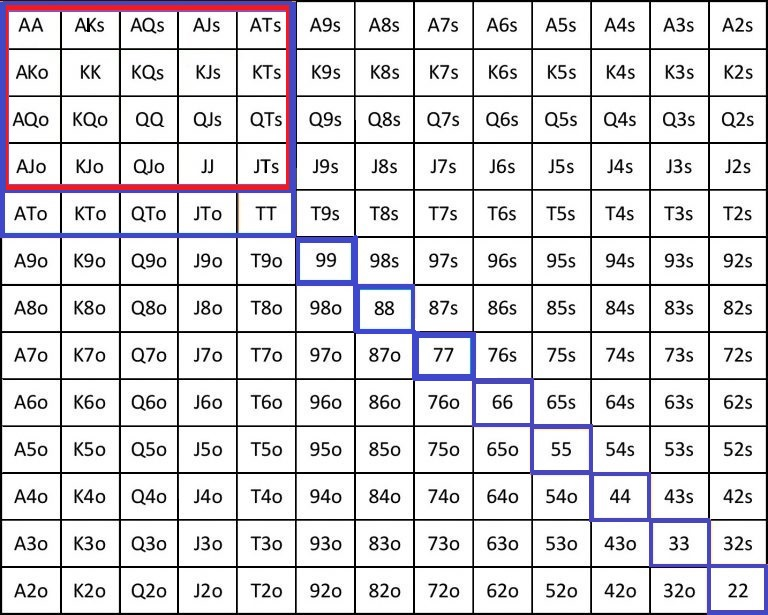
#> input picture equity/pre_flop/charts/white_grid.jpg, 768 x 615 px, found by its file name
$ python preflop_or.py
#> lines starting #> are read from the running program, lines starting #| are printed output that depends on the picture
"""
Matrix charts for actions
0 - no chance 1 - all hands
[[AAo, AKs, AQs, AJs, ATs, A9s, A8s, A7s, A6s, A5s, A4s, A3s, A2s],
 [AKo, KKo, KQs, KJs, KTs, K9s, K8s, K7s, K6s, K5s, K4s, K3s, K2s],
 [AQo, KQo, QQo, KJs, KTs, K9s, Q8s, Q7s, Q6s, Q5s, Q4s, K3s, Q2s],
 [AJo, KJo, QJo, JJo, JTs, J9s, J8s, J7s, J6s, J5s, J4s, K3s, J2s],
 [ATo, KTo, QTo, JTo, TTo, T9s, T8s, T7s, T6s, T5s, T4s, K3s, T2s],
 [A9o, K9o, Q9o, J9o, T9o, 99o, 97s, 97s, 96s, 95s, 94s, K3s, 92s],
 [A8o, K8o, Q8o, J8o, T8o, 98o, 88o, 87s, 86s, 85s, 84s, K3s, 82s],
 [A7o, K7o, Q7o, J7o, T7o, 97o, 87o, 77o, 76s, 75s, 74s, K3s, 72s],
 [A6o, K6o, Q6o, J6o, T6o, 96o, 86o, 76o, 66o, 65o, 64s, K3s, 62s],
 [A5o, K5o, Q5o, J5o, T5o, 95o, 85o, 75o, 65o, 55o, 54s, K3s, 52s],
 [A4o, K4o, Q4o, J4o, T4o, 94o, 84o, 74o, 64o, 54o, 44o, 43s, 42s],
 [A3o, K3o, Q3o, J3o, T3o, 93o, 83o, 73o, 63o, K5o, 43o, 33o, 32s],
 [A2o, K2o, Q2o, J2o, T2o, 92o, 82o, 72o, 62o, K5o, 42o, 32o, 22o]]
"""
import os
from PIL import Image
import numpy as np


def pref_or(pos: str):
    """
    Open raise (no raise pot) chart
    :param pos: your position
    :return:
    """
    if pos == 'ep':
        ep_matrix = [[1,   1,   1,   1,   1,   0,   0,   0,   0,   0.8, 0.7, 0.3, 0.2],
                     [1,   1,   1,   1,   1,   0,   0,   0,   0,   0,   0,   0,   0],
                     [1,   1,   1,   1,   1,   0,   0,   0,   0,   0,   0,   0,   0],
                     [1,   0.4, 0,   1,   1,   0.1, 0,   0,   0,   0,   0,   0,   0],
                     [0,   0,   0,   0,   1,   0.7, 0.1, 0,   0,   0,   0,   0,   0],
                     [0,   0,   0,   0,   0,   1,   0.9, 0.2, 0,   0,   0,   0,   0],
                     [0,   0,   0,   0,   0,   0,   1,   0.5, 0.1, 0,   0,   0,   0],
                     [0,   0,   0,   0,   0,   0,   0,   0.9, 0.9, 0.1, 0,   0,   0],
                     [0,   0,   0,   0,   0,   0,   0,   0,   0.7, 0.2, 0.2, 0,   0],
                     [0,   0,   0,   0,   0,   0,   0,   0,   0,   0.4, 0.2, 0,   0],
                     [0,   0,   0,   0,   0,   0,   0,   0,   0,   0,   0.3, 0,   0],
                     [0,   0,   0,   0,   0,   0,   0,   0,   0,   0,   0,   0.2, 0],
                     [0,   0,   0,   0,   0,   0,   0,   0,   0,   0,   0,   0,   0.1]]
        range_percent = sum([sum(ep_matrix[i]) for i in range(len(ep_matrix))]) / (
            len(ep_matrix) * len(ep_matrix[0])) * 100
        print(f'   EP: {round(range_percent, 2)} % range')
        return ep_matrix, range_percent
    elif pos == 'mp':
        mp_matrix = [[1,   1,   1,   1,   1,   0.8, 0.7, 0.6, 0.5, 1, 0.4, 0.5, 0.7],
                     [1,   1,   1,   1,   1,   0,   0,   0,   0,   0,   0,   0,   0],
                     [1,   1,   1,   1,   1,   0.1, 0,   0,   0,   0,   0,   0,   0],
                     [1,   1,   1,   1,   1,   0.5, 0.2, 0,   0,   0,   0,   0,   0],
                     [1,   0,   0,   0,   1,   1,   0.5, 0,   0,   0,   0,   0,   0],
                     [0,   0,   0,   0,   0,   1,   0.5, 0.3, 0,   0,   0,   0,   0],
                     [0,   0,   0,   0,   0,   0,   1,   0.4, 0.4, 0,   0,   0,   0],
                     [0,   0,   0,   0,   0,   0,   0,   1,   1,   0.2, 0.1, 0,   0],
                     [0,   0,   0,   0,   0,   0,   0,   0,   0.8, 0.3, 0.1, 0,   0],
                     [0,   0,   0,   0,   0,   0,   0,   0,   0,   0.5, 0.2, 0.1, 0],
                     [0,   0,   0,   0,   0,   0,   0,   0,   0,   0,   0.2, 0.1, 0],
                     [0,   0,   0,   0,   0,   0,   0,   0,   0,   0,   0,   0.2, 0],
                     [0,   0,   0,   0,   0,   0,   0,   0,   0,   0,   0,   0,   0.2]]
        range_percent = sum([sum(mp_matrix[i]) for i in range(len(mp_matrix))]) / (
            len(mp_matrix) * len(mp_matrix[0])) * 100
        print(f'   MP: {round(range_percent, 2)} % range')
        return mp_matrix, range_percent
    elif pos == 'co':
        co_matrix = [[1,   1,   1,   1,   1,   1,   0.9, 0.9, 0.9, 1,   0.5, 0.5, 0.5],
                     [1,   1,   1,   1,   1,   0.8, 0,   0,   0,   0,   0,   0,   0],
                     [1,   1,   1,   1,   1,   0.8, 0.8, 0,   0,   0,   0,   0,   0],
                     [1,   1,   1,   1,   1,   0.8, 0.8, 0,   0,   0,   0,   0,   0],
                     [1,   1,   1,   1,   1,   1,   1,   0,   0,   0,   0,   0,   0],
                     [0.8, 0.2, 0.3, 0.1, 0.1, 1,   0.2, 0.1, 0,   0,   0,   0,   0],
                     [0,   0,   0,   0,   0,   0,   1,   0.7, 0.8, 0,   0,   0,   0],
                     [0,   0,   0,   0,   0,   0,   0,   1,   0.9, 0.5, 0.1, 0,   0],
                     [0,   0,   0,   0,   0,   0,   0,   0,   1,   0.8, 0.1, 0,   0],
                     [0,   0,   0,   0,   0,   0,   0,   0,   0,   1,   0.6, 0.1, 0],
                     [0,   0,   0,   0,   0,   0,   0,   0,   0,   0,   1,   0.5, 0],
                     [0,   0,   0,   0,   0,   0,   0,   0,   0,   0,   0,   0.8, 0],
                     [0,   0,   0,   0,   0,   0,   0,   0,   0,   0,   0,   0,   0.6]]
        range_percent = sum([sum(co_matrix[i]) for i in range(len(co_matrix))]) / (
                len(co_matrix) * len(co_matrix[0])) * 100
        print(f'   CO: {round(range_percent, 2)} % range')
        return co_matrix, range_percent
    elif pos == 'btn':
        btn_matrix = [[1,  1,   1,   1,   1,   1,   1,   1,   1,   1,   1,   1,   1],
                      [1,  1,   1,   1,   1,   1,   1,   0.4, 0.4, 0.4, 0.4, 0.4, 0.4],
                      [1,  1,   1,   1,   1,   1,   1,   0.2, 0.2, 0.2, 0.2, 0.2, 0.2],
                      [1,  1,   1,   1,   1,   1,   1,   0.2, 0,   0,   0,   0,   0],
                      [1,  1,   1,   1,   1,   1,   1,   1,   0.1, 0,   0,   0,   0],
                      [1,  0.9, 0.8, 0.6, 0.4, 1,   1,   1,   0.2, 0,   0,   0,   0],
                      [1,  0.6, 0.5, 0.4, 0.3, 0.1, 1,   1,   1,   0.2, 0,   0,   0],
                      [1,  0,   0,   0,   0,   0,   0,   1,   1,   0.4, 0.2, 0,   0],
                      [1,  0,   0,   0,   0,   0,   0,   0,   1,   1,   0.4, 0,   0],
                      [1,  0,   0,   0,   0,   0,   0,   0,   0,   1,   1,   0.2, 0],
                      [1,  0,   0,   0,   0,   0,   0,   0,   0,   0,   1,   0.4, 0],
                      [1,  0,   0,   0,   0,   0,   0,   0,   0,   0,   0,   1,   0],
                      [1,  0,   0,   0,   0,   0,   0,   0,   0,   0,   0,   0,   1]]
        range_percent = sum([sum(btn_matrix[i]) for i in range(len(btn_matrix))]) / (
                len(btn_matrix) * len(btn_matrix[0])) * 100
        print(f'  BTN: {round(range_percent, 2)} % range')
        return btn_matrix, range_percent
    elif pos == 'sb':
        sb_raise_matrix = [[0.1, 0.8, 0.8, 0.8, 0.7, 0.5, 0.1, 0.1, 0.1, 0.3, 0.3, 0.3, 0.3],
                           [0.3, 0.2, 0.8, 0.8, 0.8, 0.2, 0,   0,   0,   0,   0,   0,   0],
                           [0.6, 0.9, 0.7, 0.7, 0.4, 0.8, 0,   0,   0,   0,   0,   0,   0],
                           [0.7, 0.8, 0.8, 1,   1,   0.5, 0.8, 0,   0,   0,   0,   0,   0],
                           [0.9, 0,   0,   0,   1,   0.8, 0.7, 0,   0,   0,   0,   0,   0],
                           [0.9, 0,   0,   0,   0,   1,   0.8, 0.1, 0,   0,   0,   0,   0],
                           [0.7, 0,   0,   0,   0,   0,   0.8, 0.7, 0.2, 0,   0,   0,   0],
                           [0.2, 0,   0,   0,   0,   0,   0,   0.8, 0.9, 0.6, 0.8, 0,   0],
                           [0.1, 0,   0,   0,   0,   0,   0,   0,   0.6, 0.8, 0.6, 0,   0],
                           [0.1, 0,   0,   0,   0,   0,   0,   0,   0,   0.2, 0.5, 0,   0],
                           [0.1, 0,   0,   0,   0,   0,   0,   0,   0,   0,   0.2, 0.1, 0],
                           [0.1, 0,   0,   0,   0,   0,   0,   0,   0,   0,   0,   0.2, 0],
                           [0.1, 0,   0,   0,   0,   0,   0,   0,   0,   0,   0,   0,   0]]

        sb_limp_matrix = [[0.9, 0.2, 0.2, 0.2, 0.3, 0.2, 0.9, 0.9, 0.9, 0.2, 0.7, 0.7, 0.7],
                          [0.7, 0.8, 0.2, 0.2, 0.2, 0.8, 1,   1,   1,   1,   1,   1,   1],
                          [0.4, 0.1, 0.3, 0.3, 0.6, 0.2, 1,   1,   1,   1,   1,   1,   1],
                          [0.3, 0.2, 0.2, 0,   0,   0.5, 0.2, 1,   1,   1,   1,   1,   1],
                          [0.1, 1,   1,   1,   0,   0.2, 0.3, 1,   1,   1,   0.7, 0,   0],
                          [0.1, 1,   1,   1,   1,   0,   0.2, 0.9, 0.8, 0.5, 0.6, 0,   0],
                          [0.3, 1,   1,   1,   1,   1,   0.2, 0.3, 0.1, 1,   0,   0,   0],
                          [0.8, 1,   1,   1,   0,   0,   1,   0.2, 0.1, 0.4, 0.2, 0,   0],
                          [0.9, 1,   1,   0,   0,   0,   0,   1,   0.4, 0.2, 0.4, 0,   0],
                          [0.9, 0.8, 0.7, 0,   0,   0,   0,   0,   1,   0.8, 0.5, 0,   0],
                          [0.9, 0.2, 0,   0,   0,   0,   0,   0,   0,   1,   0.8, 0.9, 0],
                          [0.9, 0.2, 0,   0,   0,   0,   0,   0,   0,   0,   0,   0.8, 1],
                          [0.9, 0.2, 0,   0,   0,   0,   0,   0,   0,   0,   0,   0,   1]]
        raise_percent = sum([sum(sb_raise_matrix[i]) for i in range(len(sb_raise_matrix))]) / (
                len(sb_raise_matrix) * len(sb_raise_matrix[0])) * 100
        limp_percent = sum([sum(sb_limp_matrix[i]) for i in range(len(sb_limp_matrix))]) / (
                len(sb_limp_matrix) * len(sb_limp_matrix[0])) * 100
        for r, row in enumerate(sb_limp_matrix):
            for i, el in enumerate(row):
                if sb_limp_matrix[r][i] + sb_raise_matrix[r][i] > 1:
                    print(f'Error (p>1) prob with element {r=} {i=}')
        range_percent = raise_percent + limp_percent
        print(f'   SB: {round(range_percent, 2)} % range')
        print(f'Limp : {round(limp_percent, 2)} % range')
        print(f'Raise: {round(raise_percent, 2)} % range')
        return sb_raise_matrix, range_percent, sb_limp_matrix
    elif pos == 'bb':
        """
        Raise limper sb
        """
        bb_raise_matrix = [[1,   1,   1,   1,   1,   1,   1,   0.3, 0.3, 0.6, 0.3, 0.3, 0.3],
                           [1,   1,   1,   1,   1,   0.4, 0.2, 0,   0,   0,   0,   0,   0],
                           [1,   1,   1,   1,   1,   0.8, 0.3, 0,   0,   0,   0,   0,   0],
                           [1,   1,   1,   1,   1,   0.2, 0.1, 0,   0,   0,   0,   0,   0],
                           [1,   1,   1,   1,   1,   1,   1,   0,   0,   0,   0,   0,   0],
                           [0.9, 0.8, 0.7, 0.6, 0,   1,   1,   0.3, 0.1, 0,   0,   0,   0],
                           [0.5, 0.4, 0,   0,   0,   0,   1,   1,   0.4, 0,   0,   0,   0],
                           [0.3, 0,   0,   0,   0,   0,   0,   1,   1,   0.6, 0.8, 0,   0],
                           [0.7, 0,   0,   0,   0,   0,   0,   0,   0.9, 0.8, 0.6, 0,   0],
                           [0.9, 0,   0,   0,   0,   0,   0,   0,   0,   0.8, 0.5, 0.3, 0],
                           [0.7, 0,   0,   0,   0,   0,   0,   0,   0,   0,   0.7, 0.4, 0],
                           [0.7, 0,   0,   0,   0,   0,   0,   0,   0,   0,   0,   0.6, 0.2],
                           [0.7, 0,   0,   0,   0,   0,   0,   0,   0,   0,   0,   0,   0.5]]
        range_percent = sum([sum(bb_raise_matrix[i]) for i in range(len(bb_raise_matrix))]) / (
            len(bb_raise_matrix) * len(bb_raise_matrix[0])) * 100
        print(f'   BB: {round(range_percent, 2)} % range')
        return bb_raise_matrix, range_percent
    else:
        raise Exception(f'Unknown pos {pos}')


def visualise_matrix(chart_matrix, name: str):
    """
    Visualise matrix chart of probabilities
    :param chart_matrix:
    :param name: show chart with name
    """
#> called with name = 'ep'
    curr_dir = os.getcwd()
    pixels = Image.open(curr_dir + '\\charts\\white_grid.jpg')
#> pixels is the input picture: PIL image 768x615 RGB; mean R, G, B 218.6, 216.9, 220.4
    w, h = pixels.size
#> w = 768; h = 615
    step_h = h // 13
#> step_h = 47
    # ho = h % 13
    step_w = w // 13
#> step_w = 59
    # wo = w % 13
    pix = list(pixels.getdata())
#> pix = 472320 items
    pixels = np.array([pix[i * w:(i + 1) * w] for i in range(1, h-1)])
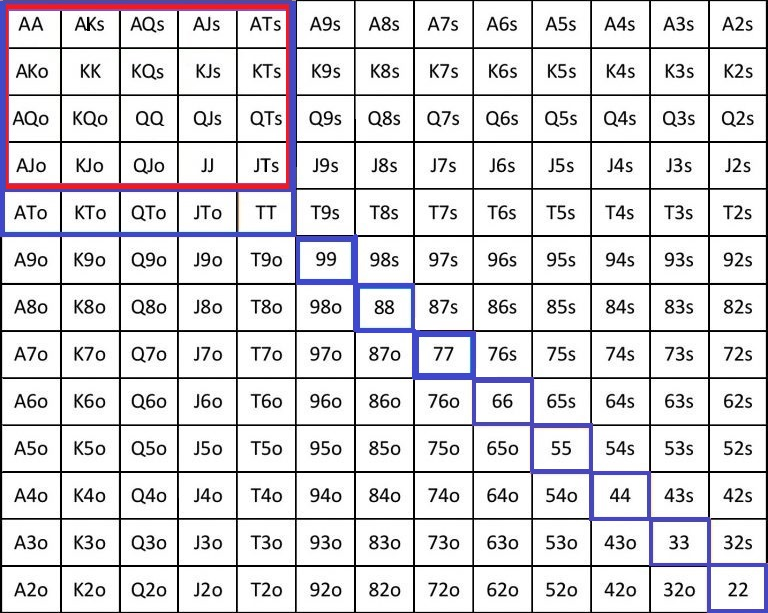
#> pixels: shape (613, 768, 3) int64; mean of channels 0, 1, 2 219.3, 217.6, 221.1; drawn as R, G, B
    from copy import deepcopy
    im_new = deepcopy(pixels)
    for y, r in enumerate(chart_matrix):
        for x, v in enumerate(r):
            if v > 0:
                colour = (round(255*(1-v)), 255, round(255*(1-v)))
                cells = pixels[y * step_h:(y + 1) * step_h, x * step_w: (x + 1) * step_w]

                for y_c, row in enumerate(cells):
                    for x_c, cell in enumerate(row):
                        if sum(cell) > 115 * 3 or v == 0:  # white cell
                            im_new[y * step_h + y_c][x * step_w + x_c] = colour
                        else:  # black cell
                            im_new[y * step_h + y_c][x * step_w + x_c] = cell
            else:
                c = np.zeros((step_h, step_w, 3), dtype=int)
                im_new[y * step_h + 1:(y + 1) * step_h + 1, x * step_w + 1: (x + 1) * step_w + 1] = c
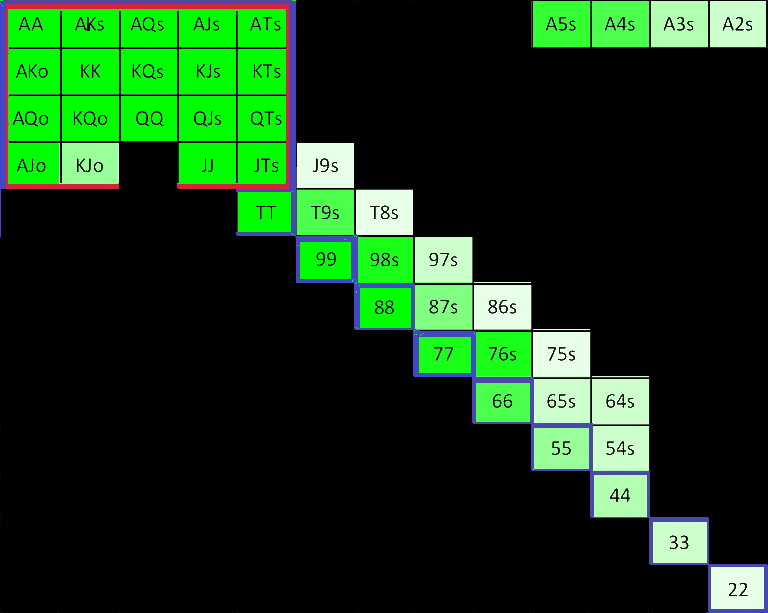
#> im_new: shape (613, 768, 3) int64; mean of channels 0, 1, 2 21.6, 55.8, 22.7; drawn as R, G, B

    im2 = Image.fromarray(np.uint8(im_new))
    im2.show(title=name)
    # input('Press Enter. . .\n')


def test_visualise_or():
    for pos in ('ep', 'mp', 'co', 'btn', 'bb'):
        matrix = pref_or(pos=pos)[0]
        visualise_matrix(chart_matrix=matrix, name=pos)
        os.system('cls')
    sb = pref_or('sb')
#|    SB: 66.39 % range
#| Raise: 19.88 % range
    print('Raise SB')
    visualise_matrix(chart_matrix=sb[0], name='sb raise')
#> the loop in visualise_matrix (call 6), `for y, r in enumerate(chart_matrix):` made 13 passes
#> r on passes 2 to 13: [0.3, 0.2, 0.8, 0.8, 0.8, 0.2, 0, 0, 0, 0, 0, 0, 0], [0.6, 0.9, 0.7, 0.7, 0.4, 0.8, 0, 0, 0, 0, 0, 0, 0], [0.7, 0.8, 0.8, 1, 1, 0.5, 0.8, 0, 0, 0, 0, 0, 0], [0.9, 0, 0, 0, 1, 0.8, 0.7, 0, 0, 0, 0, 0, 0], [0.9, 0, 0, 0, 0, 1, 0.8, 0.1, 0, 0, 0, 0, 0], [0.7, 0, 0, 0, 0, 0, 0.8, 0.7, 0.2, 0, 0, 0, 0], [0.2, 0, 0, 0, 0, 0, 0, 0.8, 0.9, 0.6, 0.8, 0, 0], [0.1, 0, 0, 0, 0, 0, 0, 0, 0.6, 0.8, 0.6, 0, 0], [0.1, 0, 0, 0, 0, 0, 0, 0, 0, 0.2, 0.5, 0, 0], [0.1, 0, 0, 0, 0, 0, 0, 0, 0, 0, 0.2, 0.1, 0], [0.1, 0, 0, 0, 0, 0, 0, 0, 0, 0, 0, 0.2, 0], [0.1, 0, 0, 0, 0, 0, 0, 0, 0, 0, 0, 0, 0]
#> after the loop in visualise_matrix (call 6), `for y, r in enumerate(chart_matrix):`:
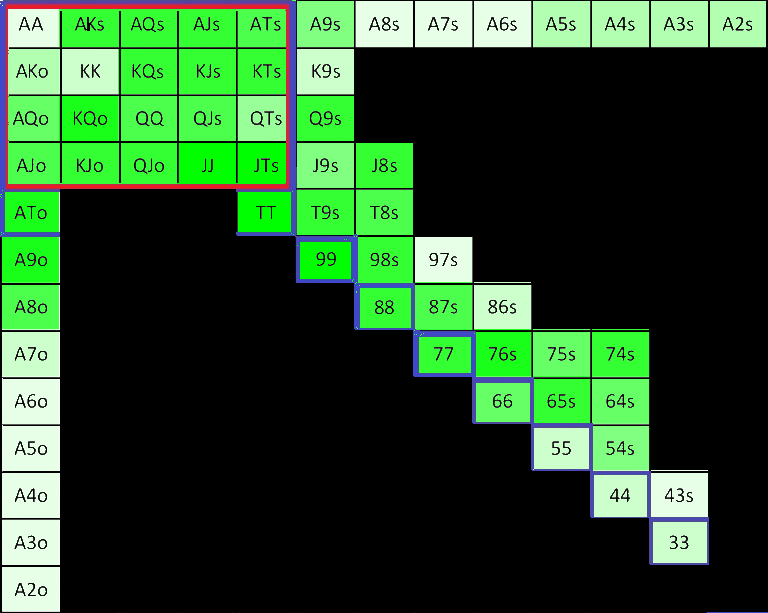
#> im_new: shape (613, 768, 3) int64; mean of channels 0, 1, 2 40.6, 80, 41.7; drawn as R, G, B
    os.system('cls')
    print('Limp SB')
    visualise_matrix(chart_matrix=sb[2], name='sb limp')
#> the loop in visualise_matrix (call 7), `for y, r in enumerate(chart_matrix):` made 13 passes
#> r on passes 2 to 13: [0.7, 0.8, 0.2, 0.2, 0.2, 0.8, 1, 1, 1, 1, 1, 1, 1], [0.4, 0.1, 0.3, 0.3, 0.6, 0.2, 1, 1, 1, 1, 1, 1, 1], [0.3, 0.2, 0.2, 0, 0, 0.5, 0.2, 1, 1, 1, 1, 1, 1], [0.1, 1, 1, 1, 0, 0.2, 0.3, 1, 1, 1, 0.7, 0, 0], [0.1, 1, 1, 1, 1, 0, 0.2, 0.9, 0.8, 0.5, 0.6, 0, 0], [0.3, 1, 1, 1, 1, 1, 0.2, 0.3, 0.1, 1, 0, 0, 0], [0.8, 1, 1, 1, 0, 0, 1, 0.2, 0.1, 0.4, 0.2, 0, 0], [0.9, 1, 1, 0, 0, 0, 0, 1, 0.4, 0.2, 0.4, 0, 0], [0.9, 0.8, 0.7, 0, 0, 0, 0, 0, 1, 0.8, 0.5, 0, 0], [0.9, 0.2, 0, 0, 0, 0, 0, 0, 0, 1, 0.8, 0.9, 0], [0.9, 0.2, 0, 0, 0, 0, 0, 0, 0, 0, 0, 0.8, 1], [0.9, 0.2, 0, 0, 0, 0, 0, 0, 0, 0, 0, 0, 1]
#> after the loop in visualise_matrix (call 7), `for y, r in enumerate(chart_matrix):`:
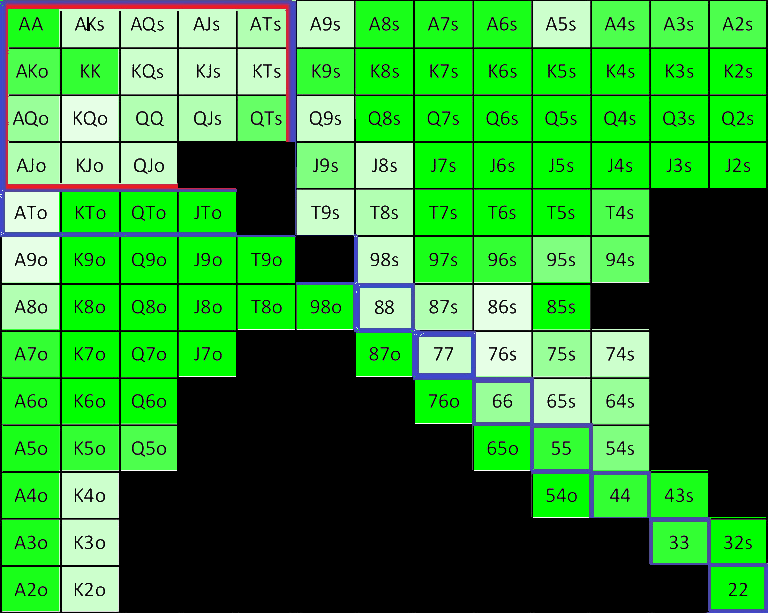
#> im_new: shape (613, 768, 3) int64; mean of channels 0, 1, 2 49.9, 149.6, 51.4; drawn as R, G, B
    os.system('cls')


def main():
    """
    Tests all
    """
    test_visualise_or()


if __name__ == '__main__':
    main()
